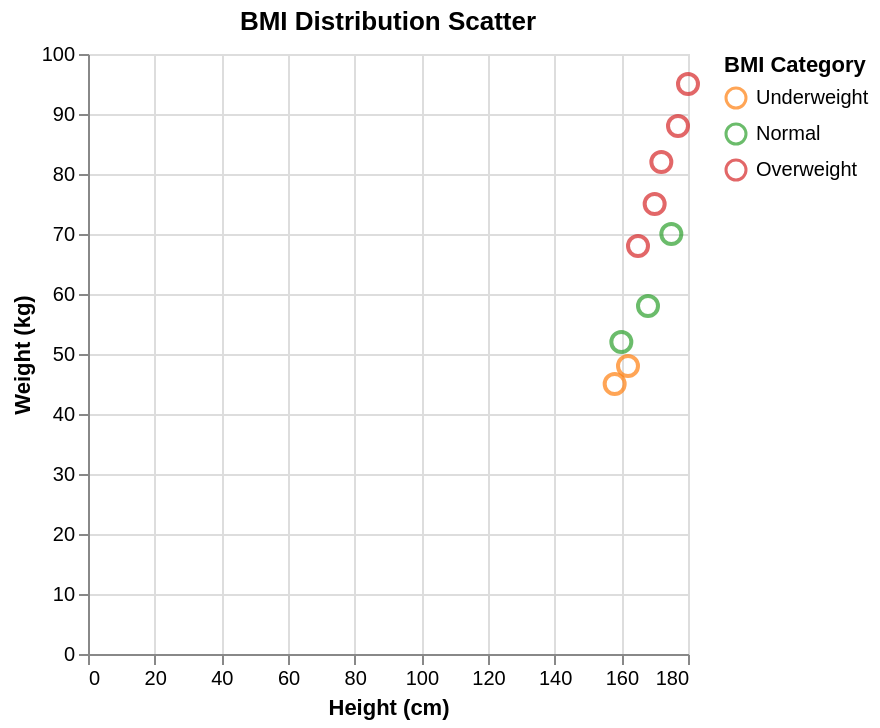

Source (Vega-Lite JSON):
### Vega-Lite specification from a JSON file in a GitHub repository (floating-point values rounded to 4 significant figures)
{"$schema": "https://vega.github.io/schema/vega-lite/v5.json", "description": "BMI distribution analysis", "data": {"values": [{"height": 160, "weight": 52, "bmi": 20.3, "category": "Normal"}, {"height": 165, "weight": 68, "bmi": 25.0, "category": "Overweight"}, {"height": 170, "weight": 75, "bmi": 25.9, "category": "Overweight"}, {"height": 175, "weight": 70, "bmi": 22.9, "category": "Normal"}, {"height": 180, "weight": 95, "bmi": 29.3, "category": "Overweight"}, {"height": 158, "weight": 45, "bmi": 18.0, "category": "Underweight"}, {"height": 172, "weight": 82, "bmi": 27.7, "category": "Overweight"}, {"height": 168, "weight": 58, "bmi": 20.5, "category": "Normal"}, {"height": 177, "weight": 88, "bmi": 28.1, "category": "Overweight"}, {"height": 162, "weight": 48, "bmi": 18.3, "category": "Underweight"}]}, "mark": "point", "encoding": {"x": {"field": "height", "type": "quantitative", "axis": {"title": "Height (cm)"}}, "y": {"field": "weight", "type": "quantitative", "axis": {"title": "Weight (kg)"}}, "color": {"field": "category", "type": "nominal", "scale": {"domain": ["Underweight", "Normal", "Overweight"], "range": ["#ff7f0e", "#2ca02c", "#d62728"]}, "legend": {"title": "BMI Category"}}, "size": {"value": 100}, "tooltip": [{"field": "height", "type": "quantitative", "title": "Height (cm)"}, {"field": "weight", "type": "quantitative", "title": "Weight (kg)"}, {"field": "bmi", "type": "quantitative", "title": "BMI", "format": ".1f"}, {"field": "category", "type": "nominal", "title": "Category"}]}, "title": "BMI Distribution Scatter"}
